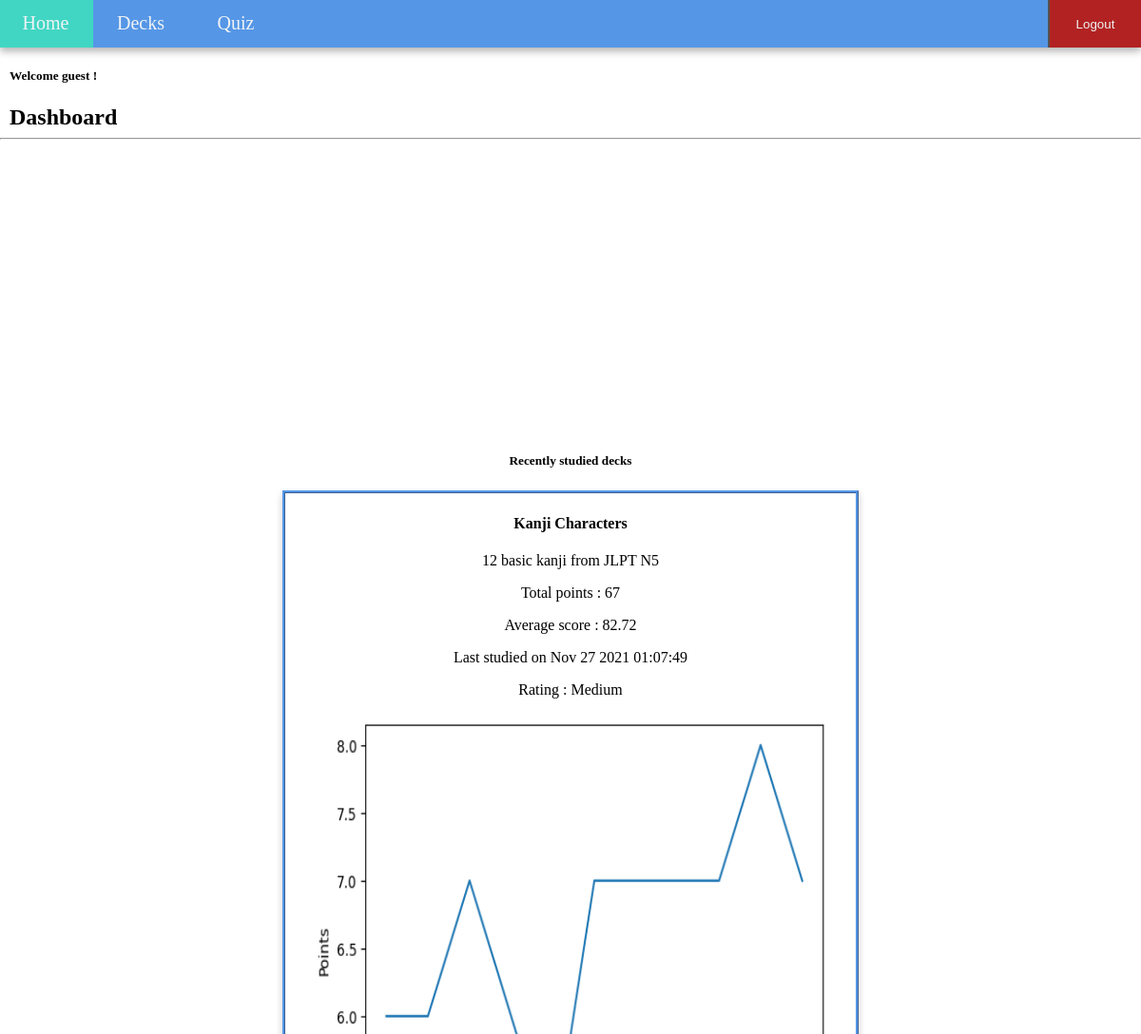
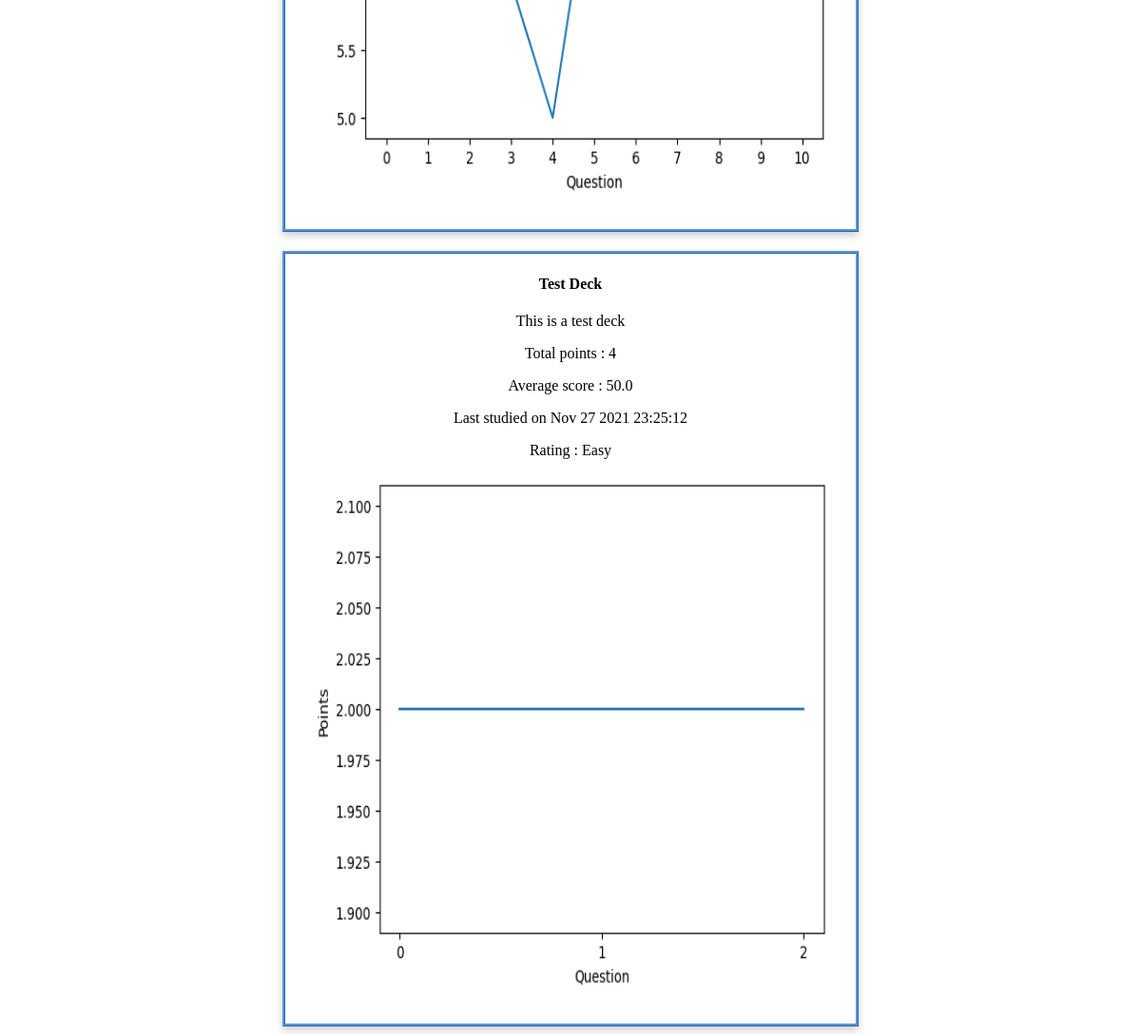
/dashboard (signed in), run on the app's committed database (2 pictures, top to bottom).
### models/models.py (models this page shows)
class User(db.Model):
    __tablename__ = "users"
    user_id = Column(db.Integer,primary_key=True,autoincrement=True)
    username = Column(db.String,unique=True,nullable=False)
    password_hash = Column(db.String,nullable=False)

class Deck(db.Model):
    __tablename__ = "decks"
    deck_id = Column(db.Integer,primary_key=True,autoincrement=True)
    name = Column(db.String,nullable=False)
    description = Column(db.String,nullable=False)

class Misc(db.Model):
    __tablename__ = "misc"
    misc_id = Column(db.Integer,primary_key=True,autoincrement=True)
    user_id = Column(db.Integer, db.ForeignKey("users.user_id"),nullable=False)
    deck_id = Column(db.Integer, db.ForeignKey("decks.deck_id"),nullable=False)
    last_time = Column(db.String,nullable=False)

### app.py (the view)
@app.route('/dashboard',methods = ['GET','POST'])
def dashboard():
    try:
        reset_result()
    except:
        return render_template("error.html")
    if g.user:
        try:
            scores = []
            images = []
            ratings = []
            decks_studied,averages,points,times = get_performance(get_user_id(session['user']))
            for deck in decks_studied:
                scores.append(get_score_breakdown(get_user_id(session['user']),deck[0]))
            for deck in decks_studied:
                ratings.append(get_rating(deck[0]))
            print(scores)
            for i in scores:
                print(i)
                images.append(gen_hist_img(i))
            return render_template("dashboard.html",user=session['user'],decks = decks_studied,averages=averages,points=points,times=times,size = len(points),images = images,ratings=ratings)
        except:
            return render_template("error.html")
    return redirect(url_for('signin'))

### app.py (called while the page is built)
@app.before_request
def before_request():
    g.user = None
    if 'user' in session:
        g.user = session['user']

### controllers/functions.py (called while the page is built)
def get_user_id(username):
    user_id = db.session.query(User.user_id).filter(User.username==username).first()[0]
    db.session.close()
    return user_id

def get_cards(deck_id):
    cards = [(card.card_id,card.question,card.answer) for card in db.session.query(Card).filter(Card.deck_id==deck_id).all()]
    print(cards)
    return cards

def reset_result():
    db.session.query(Result).delete()
    db.session.commit()
    db.session.close()

def get_misc(user_id,deck_id):
    time = [x.last_time for x in db.session.query(Misc).filter(Misc.deck_id==deck_id,Misc.user_id==user_id).all()]
    return time

def get_rating(deck_id):
    L = db.session.query(Rating).filter(Rating.deck_id==deck_id).all()
    if L != []:
        r = sum([int(x.rating) for x in L])/len(L)
        if r <0.5:
            return "Easy"
        elif r<1.5:
            return "Medium"
        else:
            return "Hard"
    else:
        return "No rating"

def gen_hist_img(L):
    L = [L[0]]+L
    plt.plot(L)
    plt.ylabel("Points")
    plt.xlabel("Question")
    plt.xticks([i for i in range(len(L))])
    img = BytesIO()
    plt.savefig(img, format='png', bbox_inches='tight')
    plt.clf()
    img.seek(0)
    return base64.b64encode(img.getvalue()).decode()

def get_score_breakdown(user_id,deck_id):
    card_ids = [x[0] for x in get_cards(deck_id)]
    scores = []
    for x in card_ids:
        s =sum([int(y.score) for y in db.session.query(Performance).filter(Performance.user_id==user_id,Performance.card_id==x).all()])
        scores.append(s)
    return scores

### templates/dashboard.html (shortened to what this page needs)
<!DOCTYPE html>
<html>
    <head>
        <link rel="stylesheet" href="../static/dashboard.css">
    </head>
    <body>
        <header style="margin: 0;">
            <nav class ="navbar">
                <ul class="nav_ul">
                    <li class="nav_item"><a class="nav_item_a" href="/dashboard">Home</a></li>
                    <li class="nav_item"><a class="nav_item_a" href="/decks">Decks</a></li>
                    <li class="nav_item"><a class="nav_item_a" href="/quiz_loader">Quiz</a></li>
                    <li class = "nav_item_logout"><button class="logout_button" onclick="window.location.href='/logout'" type="submit">Logout</button></li>
                </ul>
            </nav>
        </header>
        <div class = "dashboard_content">
        <h5 style="margin-left: 10px;" >Welcome {{ user }} !</h5>
        <h2 style="margin-left: 10px;margin-bottom: 0px;" >Dashboard</h2>
        <hr>
        <div class = "decks_content">
            <div style="margin-top: 10px;" class ="decks_display">
                <h5>Recently studied decks</h5>
            {% for i in range(size) %}
                <div class="deck" onclick="window.location.href='/deck/{{ decks[i][0] }}'">
                    <div class="container">
                    <h4 style="max-width: 150px;margin-left: auto;margin-right: auto;"><b>{{ decks[i][1] }}</b></h4>
                    <p>{{ decks[i][2] }}</p>
                    <p>Total points : {{ points[i] }}</p>
                    <p>Average score : {{ averages[i] }}</p>
                    <p>Last studied on {{ times[i][0] }}</p>
                    <p>Rating : {{ ratings[i] }}</p>
                    <img style="height: 550px; width: 550px;">
                    </div>
                </div>
            {% endfor %}
            </div>
            </div>
    </body>
</html>

### static/dashboard.css (style rules this page uses)
.nav_item { text-align: center; display: inline-block; padding: 15px; margin: -2px; width: 70px; height: 50px; }
.nav_item_a { margin: 0px; padding: 0px; font-size: 20px; text-align:center; color:#f0f3f6; text-decoration:none }
.nav_item_logout { float: right; text-align: center; display: block; padding: 15px; margin: -2px; width: 70px; height: 50px; }
.navbar { box-shadow: 0 4px 8px 0 rgba(0,0,0,0.3); transition: 0.3s; position: fixed; top: 0; z-index:1000; vertical-align: middle; overflow: hidden; width: 100%; height: 50px; margin: 0px; padding:0px; margin: 0px; background: #5596e6; }
.nav_ul { margin: 0px; padding: 0px; }
body { background-color:#ffffff; margin: 0px; }
.logout_button { margin-left: -15px; margin-top: -15px; height: 54px; width: 100px; color: #f0f3f6; background-color: firebrick; }
.deck { margin-top: 20px; border-style:ridge; border-width: 3px; border-color: #5596e6; height: 810px; width: 600px; box-shadow: 0 4px 8px 0 rgba(0,0,0,0.2); transition: 0.3s; }
.container { text-align: center; padding: 2px 16px; }
.decks_display { padding: 10px; }
.decks_display { margin-top: 0px; position: absolute; top: 20%; left: 50%; -ms-transform: translate(-50%, -0%); transform: translate(-50%, -0%); text-align: center; }
.dashboard_content { padding-top: 50px; }

### data on the page
User: username "guest"
Deck: name "Kanji Characters", description "12 basic kanji from JLPT N5"
Misc: last_time "Nov 27 2021 01:07:49"
Deck: name "Test Deck", description "This is a test deck"
Misc: last_time "Nov 27 2021 23:25:12"

### other printed values
{{ points[i] }} "67" "4"
{{ averages[i] }} "82.72" "50.0"
{{ ratings[i] }} "Medium" "Easy"
